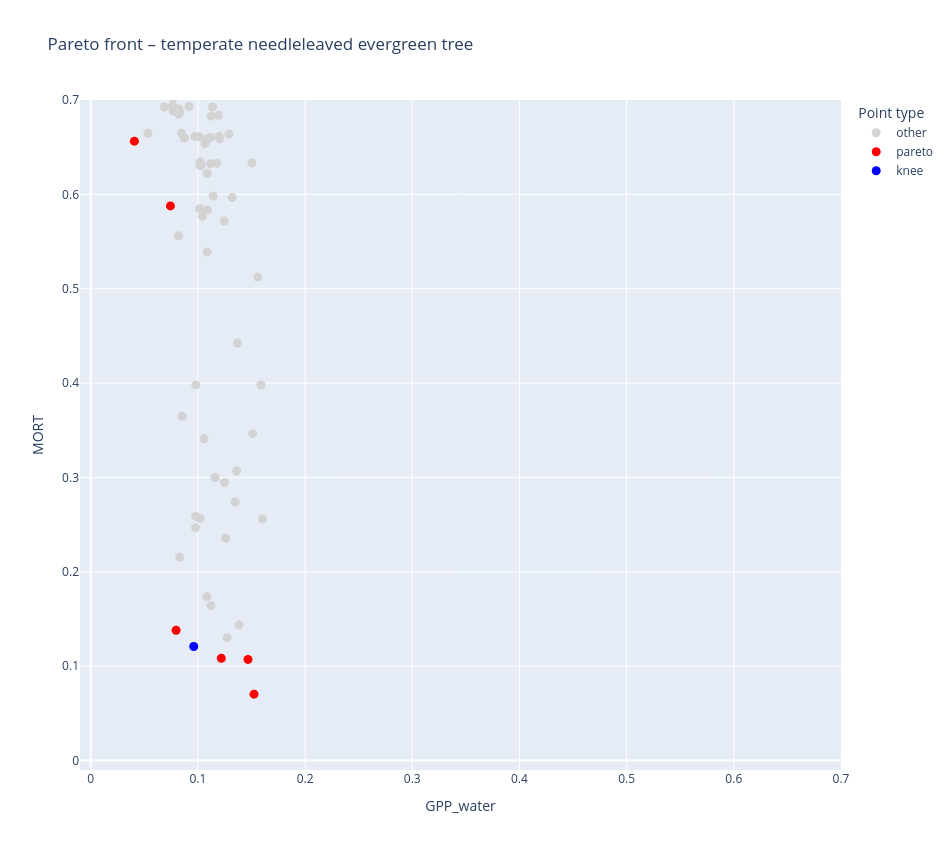
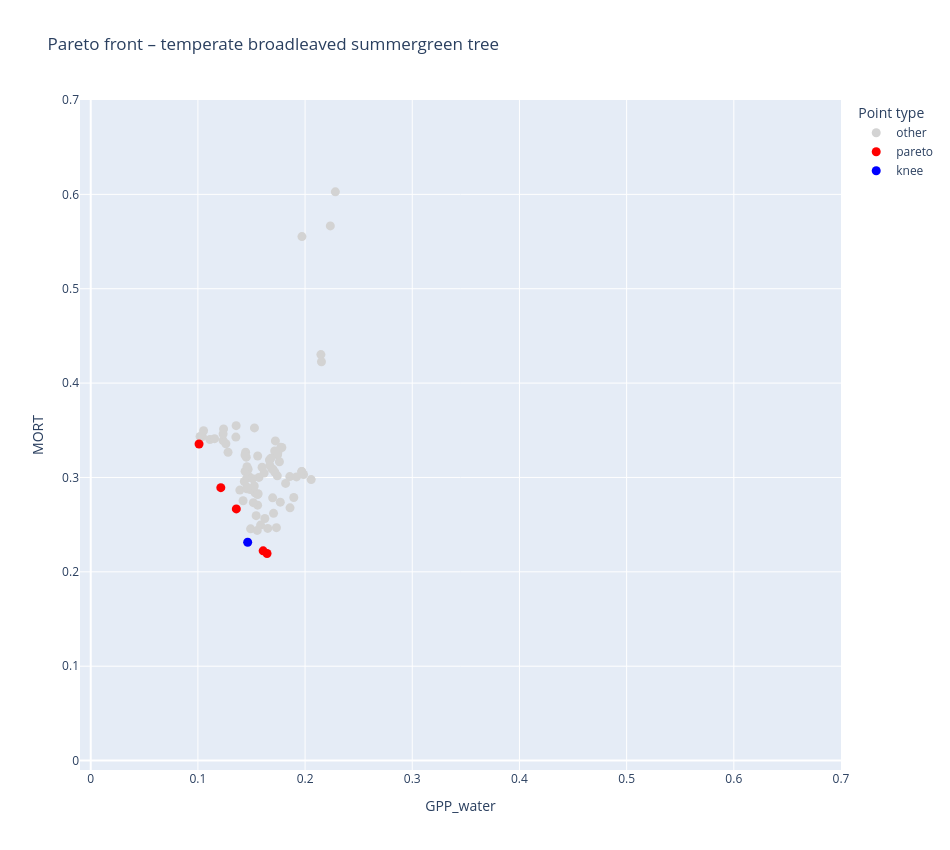
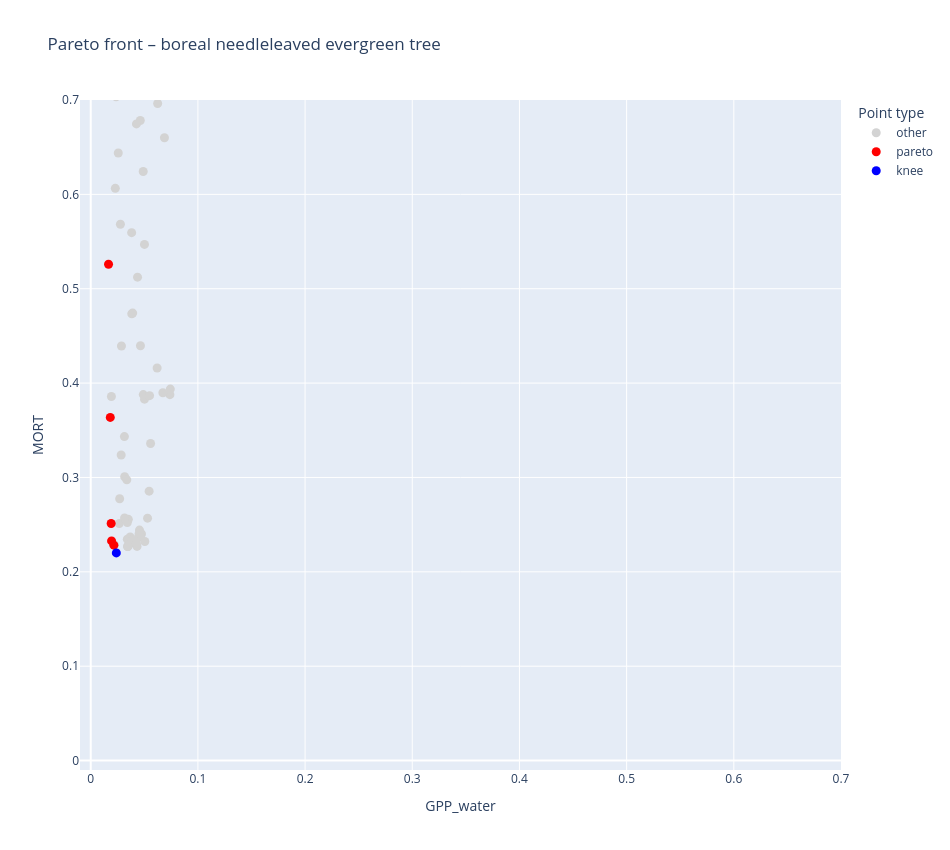
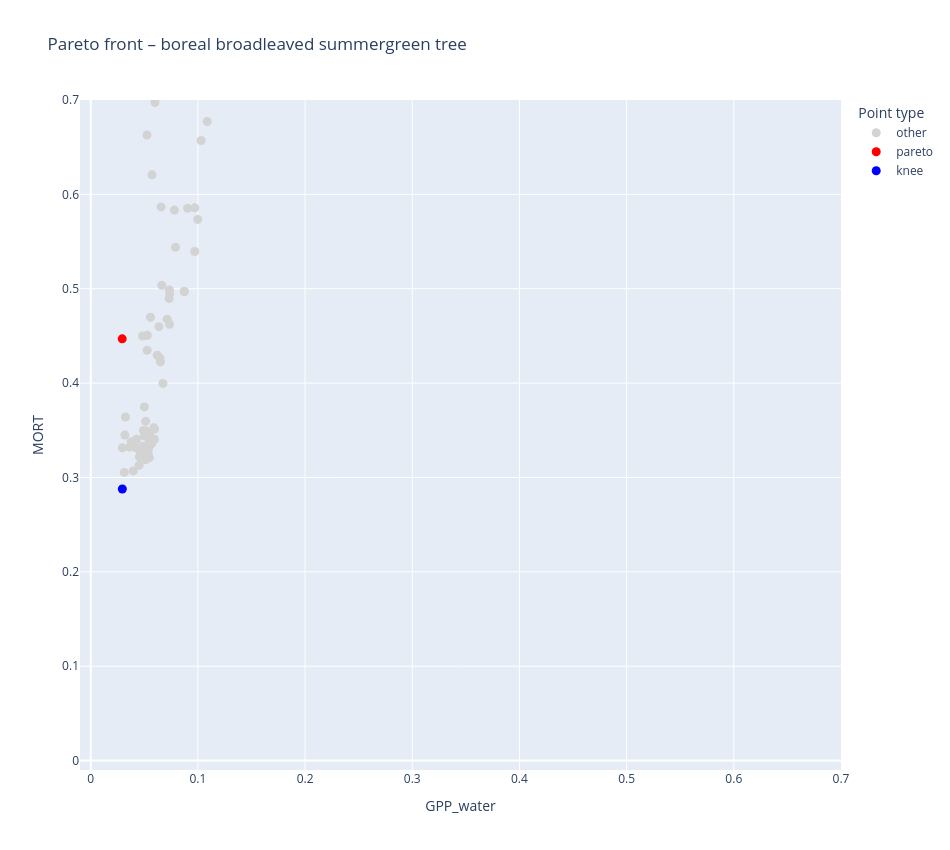

The notebook cell these images were saved under, in order:
### Markdown cell above
## Plots

### Code cell
for pft in df["pft"].unique():
    interactive_pareto_for_pft(df, pft)

### Figure 1 — Plotly figure (JSON) as saved in the notebook; plotly's stock layout.template omitted (floating-point values rounded to 4 significant figures; data arrays with more than 128 entries replaced by an {"elided": "..."} marker saying what was removed)
{"data": [{"customdata": {"elided": "93x7 float values"}, "hovertemplate": "category=other<br>GPP_water=%{x:.3f}<br>MORT=%{y:.3f}<br>trial=%{customdata[0]}<br>alpha_temperate_needleleaved_evergreen_tree=%{customdata[1]:.3f}<br>beta_temperate_needleleaved_evergreen_tree=%{customdata[2]:.3f}<br>gpp_water_slope=%{customdata[3]:.3f}<br>mort_slope=%{customdata[4]:.3f}<br>gpp_water_intercept=%{customdata[5]:.3f}<br>mort_intercept=%{customdata[6]:.3f}<extra></extra>", "legendgroup": "other", "marker": {"color": "lightgray", "size": 9, "symbol": "circle"}, "mode": "markers", "name": "other", "orientation": "v", "showlegend": true, "type": "scatter", "x": [0.1201, 0.1089, 0.1689, 0.1016, 0.1751, 0.1057, 0.126, 0.1198, 0.083, 0.1064, 0.1118, 0.1143, 0.1083, 0.1384, 0.1116, 0.1718, 0.1032, 0.129, 0.1021, 0.07687, 0.09125, 0.0923, 0.09174, 0.07638, 0.1085, 0.05343, 0.09796, 0.08295, 0.185, 0.0769, 0.1022, 0.112, 0.1248, 0.16, 0.119, 0.06867, 0.1347, 0.1361, 0.1319, 0.1163, 0.08186, 0.1509, 0.08742, 0.1543, 0.1193, 0.1238, 0.08524, 0.1221, 0.1551, 0.1691, 0.116, 0.1137, 0.07921, 0.09432, 0.08726, 0.1588, 0.12, 0.1196, 0.1368, 0.1127, 0.1021, 0.1225, 0.1175, 0.1245, 0.1162, 0.07833, 0.08218, 0.08223, 0.1559, 0.1502, 0.186, 0.1201, 0.1602, 0.1188, 0.1085, 0.1483, 0.1261, 0.08836, 0.1087, 0.09782, 0.09715, 0.1042, 0.08471, 0.09812, 0.1809, 0.1198, 0.1012, 0.1144, 0.1057, 0.1211, 0.1125, 0.1273, 0.1086], "xaxis": "x", "y": [1.877, 0.5834, 1.433, 0.5848, 1.21, 0.3409, 0.2355, 1.863, 0.2155, 0.6535, 0.6324, 0.5982, 0.6585, 0.1438, 0.6603, 1.519, 0.6312, 0.6639, 0.6343, 0.7016, 1.897, 1.109, 0.6932, 0.6936, 1.832, 0.6648, 0.2587, 0.6876, 1.531, 0.6882, 0.2568, 0.1639, 0.2947, 1.262, 1.91, 0.6926, 0.2739, 0.3069, 0.5966, 1.924, 0.5562, 0.3464, 0.6596, 1.508, 0.6838, 1.861, 0.3648, 1.922, 1.508, 1.362, 0.2999, 0.6926, 0.7128, 1.89, 0.66, 0.398, 0.6588, 1.905, 0.4424, 1.908, 0.6303, 1.809, 0.6331, 0.5718, 1.924, 0.6882, 0.685, 0.6905, 0.5125, 0.6334, 1.206, 1.581, 0.2562, 1.762, 0.1739, 1.171, 1.804, 1.899, 0.6221, 0.2466, 0.6614, 0.5767, 0.6648, 0.3981, 1.597, 0.6616, 0.6612, 1.543, 1.867, 1.914, 0.6829, 0.1302, 0.5389], "yaxis": "y"}, {"customdata": [[7.0, 0.4226, 12.3, 0.04777, -0.3813, 0.02048, -2.047], [9.0, 0.2231, 10.62, 0.05329, -0.1569, 0.02276, -2.359], [24.0, 0.01813, 18.8, 0.09481, -0.09451, 0.04089, -2.383], [31.0, 0.5554, 22.77, -0.0273, -0.5245, -0.01149, -2.033], [33.0, 0.5495, 6.399, 0.004118, -0.4838, 0.001769, -2.077], [73.0, 0.5554, 16.69, -0.02141, -0.5791, -0.009151, -2.052]], "hovertemplate": "category=pareto<br>GPP_water=%{x:.3f}<br>MORT=%{y:.3f}<br>trial=%{customdata[0]}<br>alpha_temperate_needleleaved_evergreen_tree=%{customdata[1]:.3f}<br>beta_temperate_needleleaved_evergreen_tree=%{customdata[2]:.3f}<br>gpp_water_slope=%{customdata[3]:.3f}<br>mort_slope=%{customdata[4]:.3f}<br>gpp_water_intercept=%{customdata[5]:.3f}<br>mort_intercept=%{customdata[6]:.3f}<extra></extra>", "legendgroup": "pareto", "marker": {"color": "red", "size": 9, "symbol": "circle"}, "mode": "markers", "name": "pareto", "orientation": "v", "showlegend": true, "type": "scatter", "x": [0.07964, 0.07439, 0.04074, 0.1524, 0.1219, 0.1467], "xaxis": "x", "y": [0.138, 0.5878, 0.6564, 0.07039, 0.1085, 0.1072], "yaxis": "y"}, {"customdata": [[63.0, 0.4913, 15.25, 0.03021, -0.5877, 0.01288, -2.073]], "hovertemplate": "category=knee<br>GPP_water=%{x:.3f}<br>MORT=%{y:.3f}<br>trial=%{customdata[0]}<br>alpha_temperate_needleleaved_evergreen_tree=%{customdata[1]:.3f}<br>beta_temperate_needleleaved_evergreen_tree=%{customdata[2]:.3f}<br>gpp_water_slope=%{customdata[3]:.3f}<br>mort_slope=%{customdata[4]:.3f}<br>gpp_water_intercept=%{customdata[5]:.3f}<br>mort_intercept=%{customdata[6]:.3f}<extra></extra>", "legendgroup": "knee", "marker": {"color": "blue", "size": 9, "symbol": "circle"}, "mode": "markers", "name": "knee", "orientation": "v", "showlegend": true, "type": "scatter", "x": [0.09613], "xaxis": "x", "y": [0.1209], "yaxis": "y"}], "layout": {"height": 850, "legend": {"title": {"text": "Point type"}, "tracegroupgap": 0}, "title": {"text": "Pareto front – temperate needleleaved evergreen tree"}, "width": 950, "xaxis": {"anchor": "y", "domain": [0, 1], "range": [-0.01, 0.7], "title": {"text": "GPP_water"}}, "yaxis": {"anchor": "x", "domain": [0, 1], "range": [-0.01, 0.7], "title": {"text": "MORT"}}}}

### Figure 2 — Plotly figure (JSON) as saved in the notebook; plotly's stock layout.template omitted (floating-point values rounded to 4 significant figures; data arrays with more than 128 entries replaced by an {"elided": "..."} marker saying what was removed)
{"data": [{"customdata": {"elided": "94x7 float values"}, "hovertemplate": "category=other<br>GPP_water=%{x:.3f}<br>MORT=%{y:.3f}<br>trial=%{customdata[0]}<br>alpha_temperate_broadleaved_summergreen_tree=%{customdata[1]:.3f}<br>beta_temperate_broadleaved_summergreen_tree=%{customdata[2]:.3f}<br>gpp_water_slope=%{customdata[3]:.3f}<br>mort_slope=%{customdata[4]:.3f}<br>gpp_water_intercept=%{customdata[5]:.3f}<br>mort_intercept=%{customdata[6]:.3f}<extra></extra>", "legendgroup": "other", "marker": {"color": "lightgray", "size": 9, "symbol": "circle"}, "mode": "markers", "name": "other", "orientation": "v", "showlegend": true, "type": "scatter", "x": [0.1818, 0.1697, 0.1562, 0.1528, 0.2377, 0.1558, 0.1557, 0.1112, 0.1691, 0.1235, 0.1156, 0.1625, 0.144, 0.1544, 0.2412, 0.1706, 0.1477, 0.2236, 0.1723, 0.1985, 0.2109, 0.1042, 0.1569, 0.1456, 0.1533, 0.1261, 0.1451, 0.1391, 0.2152, 0.2148, 0.2265, 0.1433, 0.1422, 0.1445, 0.1741, 0.1599, 0.2288, 0.1618, 0.1492, 0.2237, 0.2296, 0.1969, 0.1354, 0.2115, 0.1716, 0.1773, 0.17, 0.2057, 0.1281, 0.1894, 0.1783, 0.2385, 0.196, 0.1717, 0.1488, 0.1053, 0.1667, 0.1744, 0.1859, 0.2405, 0.2392, 0.1985, 0.1857, 0.1557, 0.192, 0.1969, 0.1459, 0.2071, 0.1585, 0.1458, 0.1651, 0.1671, 0.2282, 0.1357, 0.1971, 0.151, 0.1526, 0.2241, 0.1761, 0.102, 0.1468, 0.144, 0.1553, 0.1746, 0.1458, 0.2153, 0.1769, 0.2194, 0.124, 0.1235, 0.2128, 0.1681, 0.1517, 0.1733], "xaxis": "x", "y": [0.2937, 0.2784, 0.2827, 0.3525, 0.8588, 0.3228, 0.2706, 0.3403, 0.309, 0.3391, 0.3411, 0.2565, 0.3066, 0.2596, 0.827, 0.262, 0.3008, 0.5666, 0.3387, 0.7402, 0.952, 0.3433, 0.3001, 0.288, 0.2837, 0.3357, 0.3215, 0.2866, 1.209, 0.4302, 1.294, 0.2957, 0.2753, 0.3267, 0.3017, 0.3108, 0.8519, 0.3046, 0.2456, 0.905, 0.8959, 0.3062, 0.3428, 1.343, 0.328, 0.3319, 0.3087, 0.2977, 0.3267, 0.2788, 0.3318, 0.862, 0.8023, 0.3058, 0.2871, 0.3495, 0.3185, 0.3241, 0.2678, 1.002, 0.7692, 0.3031, 0.301, 0.282, 0.3006, 0.3062, 0.2997, 0.7606, 0.2495, 0.2896, 0.246, 0.3127, 0.6027, 0.3549, 0.5552, 0.2987, 0.291, 0.9518, 0.3166, 0.3434, 0.3087, 0.3238, 0.2439, 0.3264, 0.3113, 0.4226, 0.2738, 0.7722, 0.3514, 0.3461, 1.287, 0.3203, 0.2733, 0.2468], "yaxis": "y"}, {"customdata": [[18.0, 0.5645, 17.29, 0.02304, -0.2462, 0.008696, -1.749], [23.0, 0.2527, 19.56, 0.06299, -0.1217, 0.02378, -1.887], [24.0, 0.1656, 12.55, 0.08383, -0.09115, 0.03176, -1.95], [63.0, 0.3324, 22.86, 0.04829, -0.1425, 0.01823, -1.837], [66.0, 0.5645, 22.79, 0.0194, -0.2542, 0.007322, -1.747]], "hovertemplate": "category=pareto<br>GPP_water=%{x:.3f}<br>MORT=%{y:.3f}<br>trial=%{customdata[0]}<br>alpha_temperate_broadleaved_summergreen_tree=%{customdata[1]:.3f}<br>beta_temperate_broadleaved_summergreen_tree=%{customdata[2]:.3f}<br>gpp_water_slope=%{customdata[3]:.3f}<br>mort_slope=%{customdata[4]:.3f}<br>gpp_water_intercept=%{customdata[5]:.3f}<br>mort_intercept=%{customdata[6]:.3f}<extra></extra>", "legendgroup": "pareto", "marker": {"color": "red", "size": 9, "symbol": "circle"}, "mode": "markers", "name": "pareto", "orientation": "v", "showlegend": true, "type": "scatter", "x": [0.1609, 0.1214, 0.1011, 0.1358, 0.1645], "xaxis": "x", "y": [0.2222, 0.2892, 0.3355, 0.2667, 0.2195], "yaxis": "y"}, {"customdata": [[89.0, 0.496, 17.76, 0.03757, -0.2039, 0.01426, -1.779]], "hovertemplate": "category=knee<br>GPP_water=%{x:.3f}<br>MORT=%{y:.3f}<br>trial=%{customdata[0]}<br>alpha_temperate_broadleaved_summergreen_tree=%{customdata[1]:.3f}<br>beta_temperate_broadleaved_summergreen_tree=%{customdata[2]:.3f}<br>gpp_water_slope=%{customdata[3]:.3f}<br>mort_slope=%{customdata[4]:.3f}<br>gpp_water_intercept=%{customdata[5]:.3f}<br>mort_intercept=%{customdata[6]:.3f}<extra></extra>", "legendgroup": "knee", "marker": {"color": "blue", "size": 9, "symbol": "circle"}, "mode": "markers", "name": "knee", "orientation": "v", "showlegend": true, "type": "scatter", "x": [0.1464], "xaxis": "x", "y": [0.2313], "yaxis": "y"}], "layout": {"height": 850, "legend": {"title": {"text": "Point type"}, "tracegroupgap": 0}, "title": {"text": "Pareto front – temperate broadleaved summergreen tree"}, "width": 950, "xaxis": {"anchor": "y", "domain": [0, 1], "range": [-0.01, 0.7], "title": {"text": "GPP_water"}}, "yaxis": {"anchor": "x", "domain": [0, 1], "range": [-0.01, 0.7], "title": {"text": "MORT"}}}}

### Figure 3 — Plotly figure (JSON) as saved in the notebook; plotly's stock layout.template omitted (floating-point values rounded to 4 significant figures; data arrays with more than 128 entries replaced by an {"elided": "..."} marker saying what was removed)
{"data": [{"customdata": {"elided": "93x7 float values"}, "hovertemplate": "category=other<br>GPP_water=%{x:.3f}<br>MORT=%{y:.3f}<br>trial=%{customdata[0]}<br>alpha_boreal_needleleaved_evergreen_tree=%{customdata[1]:.3f}<br>beta_boreal_needleleaved_evergreen_tree=%{customdata[2]:.3f}<br>gpp_water_slope=%{customdata[3]:.3f}<br>mort_slope=%{customdata[4]:.3f}<br>gpp_water_intercept=%{customdata[5]:.3f}<br>mort_intercept=%{customdata[6]:.3f}<extra></extra>", "legendgroup": "other", "marker": {"color": "lightgray", "size": 9, "symbol": "circle"}, "mode": "markers", "name": "other", "orientation": "v", "showlegend": true, "type": "scatter", "x": [0.05014, 0.03827, 0.1976, 0.02701, 0.04622, 0.03142, 0.1999, 0.1803, 0.02294, 0.1451, 0.05018, 0.04366, 0.09327, 0.04548, 0.04641, 0.03916, 0.04449, 0.1147, 0.02663, 0.1565, 0.06196, 0.1518, 0.06904, 0.03784, 0.03168, 0.02771, 0.03822, 0.1658, 0.01828, 0.04626, 0.04739, 0.04111, 0.03761, 0.1919, 0.02116, 0.03819, 0.07386, 0.07825, 0.1565, 0.05047, 0.05451, 0.03458, 0.03931, 0.04904, 0.14, 0.03509, 0.03681, 0.02315, 0.1536, 0.02204, 0.04566, 0.1758, 0.03415, 0.02867, 0.05006, 0.06245, 0.06879, 0.03416, 0.03872, 0.1776, 0.05303, 0.03444, 0.1157, 0.1312, 0.09018, 0.04322, 0.03458, 0.1681, 0.05585, 0.1265, 0.04267, 0.07718, 0.0193, 0.04513, 0.07425, 0.0257, 0.1519, 0.02841, 0.1339, 0.04898, 0.02364, 0.1701, 0.1281, 0.1356, 0.04261, 0.03366, 0.05492, 0.03782, 0.07525, 0.06732, 0.03157, 0.06167, 0.1069], "xaxis": "x", "y": [0.547, 0.4734, 1.897, 0.2774, 0.2387, 0.3433, 2.003, 1.968, 0.6064, 1.607, 0.383, 0.5123, 1.187, 0.2442, 0.4396, 0.4742, 0.2368, 1.504, 0.2511, 1.942, 0.416, 1.779, 1.102, 1.033, 0.3007, 0.5683, 0.8504, 1.821, 0.7391, 0.6782, 0.2401, 0.2299, 0.232, 1.908, 1.005, 0.5594, 0.3877, 0.8938, 1.831, 0.2322, 0.2855, 0.2268, 0.7412, 0.3878, 1.731, 0.2556, 0.2369, 0.7258, 1.812, 0.2287, 0.2389, 1.977, 0.2523, 0.4393, 0.9013, 0.6963, 0.66, 0.2345, 0.2327, 1.929, 0.2569, 0.2271, 1.504, 1.409, 1.139, 0.227, 0.2268, 1.954, 0.336, 1.428, 0.6746, 0.8293, 0.3858, 0.2404, 0.3936, 0.6439, 1.863, 0.3239, 1.662, 0.6242, 0.7034, 1.827, 1.625, 1.752, 0.2301, 0.2974, 0.3867, 0.7745, 1.156, 0.3898, 0.2572, 0.7789, 1.523], "yaxis": "y"}, {"customdata": [[8.0, 0.1369, 23.16, 0.08414, -0.2626, 0.03049, -1.725], [36.0, 0.1624, 17.36, 0.08034, -0.2623, 0.02918, -1.7], [48.0, 0.1267, 21.2, 0.06993, -0.2476, 0.02537, -1.74], [78.0, 0.2895, 22.2, 0.08021, -0.3113, 0.02831, -1.565], [81.0, 0.4922, 6.863, 0.07689, -0.501, 0.02529, -1.449], [90.0, 0.6561, 0.9261, 0.07859, -0.4347, 0.02593, -1.226]], "hovertemplate": "category=pareto<br>GPP_water=%{x:.3f}<br>MORT=%{y:.3f}<br>trial=%{customdata[0]}<br>alpha_boreal_needleleaved_evergreen_tree=%{customdata[1]:.3f}<br>beta_boreal_needleleaved_evergreen_tree=%{customdata[2]:.3f}<br>gpp_water_slope=%{customdata[3]:.3f}<br>mort_slope=%{customdata[4]:.3f}<br>gpp_water_intercept=%{customdata[5]:.3f}<br>mort_intercept=%{customdata[6]:.3f}<extra></extra>", "legendgroup": "pareto", "marker": {"color": "red", "size": 9, "symbol": "circle"}, "mode": "markers", "name": "pareto", "orientation": "v", "showlegend": true, "type": "scatter", "x": [0.01944, 0.01906, 0.0216, 0.01824, 0.01662, 0.01646], "xaxis": "x", "y": [0.2328, 0.2512, 0.2283, 0.3637, 0.5259, 0.7261], "yaxis": "y"}, {"customdata": [[37.0, 0.06691, 5.465, 0.06578, -0.2426, 0.02389, -1.758]], "hovertemplate": "category=knee<br>GPP_water=%{x:.3f}<br>MORT=%{y:.3f}<br>trial=%{customdata[0]}<br>alpha_boreal_needleleaved_evergreen_tree=%{customdata[1]:.3f}<br>beta_boreal_needleleaved_evergreen_tree=%{customdata[2]:.3f}<br>gpp_water_slope=%{customdata[3]:.3f}<br>mort_slope=%{customdata[4]:.3f}<br>gpp_water_intercept=%{customdata[5]:.3f}<br>mort_intercept=%{customdata[6]:.3f}<extra></extra>", "legendgroup": "knee", "marker": {"color": "blue", "size": 9, "symbol": "circle"}, "mode": "markers", "name": "knee", "orientation": "v", "showlegend": true, "type": "scatter", "x": [0.0239], "xaxis": "x", "y": [0.22], "yaxis": "y"}], "layout": {"height": 850, "legend": {"title": {"text": "Point type"}, "tracegroupgap": 0}, "title": {"text": "Pareto front – boreal needleleaved evergreen tree"}, "width": 950, "xaxis": {"anchor": "y", "domain": [0, 1], "range": [-0.01, 0.7], "title": {"text": "GPP_water"}}, "yaxis": {"anchor": "x", "domain": [0, 1], "range": [-0.01, 0.7], "title": {"text": "MORT"}}}}

### Figure 4 — Plotly figure (JSON) as saved in the notebook; plotly's stock layout.template omitted (floating-point values rounded to 4 significant figures; data arrays with more than 128 entries replaced by an {"elided": "..."} marker saying what was removed)
{"data": [{"customdata": {"elided": "98x7 float values"}, "hovertemplate": "category=other<br>GPP_water=%{x:.3f}<br>MORT=%{y:.3f}<br>trial=%{customdata[0]}<br>alpha_boreal_broadleaved_summergreen_tree=%{customdata[1]:.3f}<br>beta_boreal_broadleaved_summergreen_tree=%{customdata[2]:.3f}<br>gpp_water_slope=%{customdata[3]:.3f}<br>mort_slope=%{customdata[4]:.3f}<br>gpp_water_intercept=%{customdata[5]:.3f}<br>mort_intercept=%{customdata[6]:.3f}<extra></extra>", "legendgroup": "other", "marker": {"color": "lightgray", "size": 9, "symbol": "circle"}, "mode": "markers", "name": "other", "orientation": "v", "showlegend": true, "type": "scatter", "x": [0.0537, 0.05689, 0.05112, 0.03643, 0.131, 0.07808, 0.09817, 0.05719, 0.1202, 0.08828, 0.122, 0.0663, 0.1087, 0.1372, 0.08838, 0.07342, 0.05886, 0.1122, 0.05444, 0.04805, 0.04274, 0.05993, 0.06567, 0.08065, 0.06365, 0.04662, 0.103, 0.03241, 0.03774, 0.04853, 0.04924, 0.06208, 0.1337, 0.04703, 0.09783, 0.05571, 0.07317, 0.04513, 0.04981, 0.05391, 0.1263, 0.05126, 0.05132, 0.08729, 0.03131, 0.1351, 0.05107, 0.05229, 0.06737, 0.1331, 0.03189, 0.0546, 0.05323, 0.1304, 0.1318, 0.05954, 0.05158, 0.0525, 0.04869, 0.07133, 0.1276, 0.07359, 0.1011, 0.1395, 0.06456, 0.1241, 0.0971, 0.05351, 0.05463, 0.08729, 0.0483, 0.07906, 0.07355, 0.04544, 0.09987, 0.113, 0.1335, 0.105, 0.1175, 0.09037, 0.08706, 0.05287, 0.09702, 0.06976, 0.05269, 0.03814, 0.0531, 0.05006, 0.1159, 0.03968, 0.05949, 0.1216, 0.1058, 0.02953, 0.0425, 0.06506, 0.0487, 0.1255], "xaxis": "x", "y": [0.325, 0.3357, 0.3188, 0.3323, 0.9734, 0.5833, 1.718, 0.6207, 0.8557, 1.253, 0.8244, 0.5037, 0.6772, 1.125, 1.542, 0.4986, 0.3527, 0.8688, 0.3463, 0.3258, 0.3405, 0.6972, 0.5867, 1.357, 0.4598, 0.3279, 0.6571, 0.364, 0.3377, 0.4499, 0.3499, 0.4296, 1.103, 0.3319, 1.361, 0.4697, 0.4895, 0.3129, 0.3443, 0.3302, 0.9175, 0.3594, 0.3494, 0.4971, 0.3054, 1.065, 0.3274, 0.3319, 0.3996, 1.067, 0.3449, 0.3209, 0.3323, 0.9735, 0.9376, 0.3513, 0.333, 0.6629, 0.33, 0.4677, 0.9923, 0.4946, 1.658, 1.123, 0.4266, 0.9923, 0.5857, 0.3419, 0.3459, 0.4971, 0.3331, 0.544, 0.4624, 0.322, 0.5735, 1.198, 0.9705, 1.128, 1.007, 0.5852, 1.663, 0.4506, 0.5395, 0.7712, 0.4348, 0.336, 0.3271, 0.3748, 0.8951, 0.3069, 0.3404, 1.062, 0.8111, 0.3315, 0.3314, 0.4226, 0.3248, 0.838], "yaxis": "y"}, {"customdata": [[10.0, 0.5855, 0.4092, 0.07716, -0.3611, 0.02821, -1.485]], "hovertemplate": "category=pareto<br>GPP_water=%{x:.3f}<br>MORT=%{y:.3f}<br>trial=%{customdata[0]}<br>alpha_boreal_broadleaved_summergreen_tree=%{customdata[1]:.3f}<br>beta_boreal_broadleaved_summergreen_tree=%{customdata[2]:.3f}<br>gpp_water_slope=%{customdata[3]:.3f}<br>mort_slope=%{customdata[4]:.3f}<br>gpp_water_intercept=%{customdata[5]:.3f}<br>mort_intercept=%{customdata[6]:.3f}<extra></extra>", "legendgroup": "pareto", "marker": {"color": "red", "size": 9, "symbol": "circle"}, "mode": "markers", "name": "pareto", "orientation": "v", "showlegend": true, "type": "scatter", "x": [0.02938], "xaxis": "x", "y": [0.4469], "yaxis": "y"}, {"customdata": [[95.0, 0.04283, 7.482, 0.08045, -0.2363, 0.02968, -1.66]], "hovertemplate": "category=knee<br>GPP_water=%{x:.3f}<br>MORT=%{y:.3f}<br>trial=%{customdata[0]}<br>alpha_boreal_broadleaved_summergreen_tree=%{customdata[1]:.3f}<br>beta_boreal_broadleaved_summergreen_tree=%{customdata[2]:.3f}<br>gpp_water_slope=%{customdata[3]:.3f}<br>mort_slope=%{customdata[4]:.3f}<br>gpp_water_intercept=%{customdata[5]:.3f}<br>mort_intercept=%{customdata[6]:.3f}<extra></extra>", "legendgroup": "knee", "marker": {"color": "blue", "size": 9, "symbol": "circle"}, "mode": "markers", "name": "knee", "orientation": "v", "showlegend": true, "type": "scatter", "x": [0.02952], "xaxis": "x", "y": [0.2878], "yaxis": "y"}], "layout": {"height": 850, "legend": {"title": {"text": "Point type"}, "tracegroupgap": 0}, "title": {"text": "Pareto front – boreal broadleaved summergreen tree"}, "width": 950, "xaxis": {"anchor": "y", "domain": [0, 1], "range": [-0.01, 0.7], "title": {"text": "GPP_water"}}, "yaxis": {"anchor": "x", "domain": [0, 1], "range": [-0.01, 0.7], "title": {"text": "MORT"}}}}
